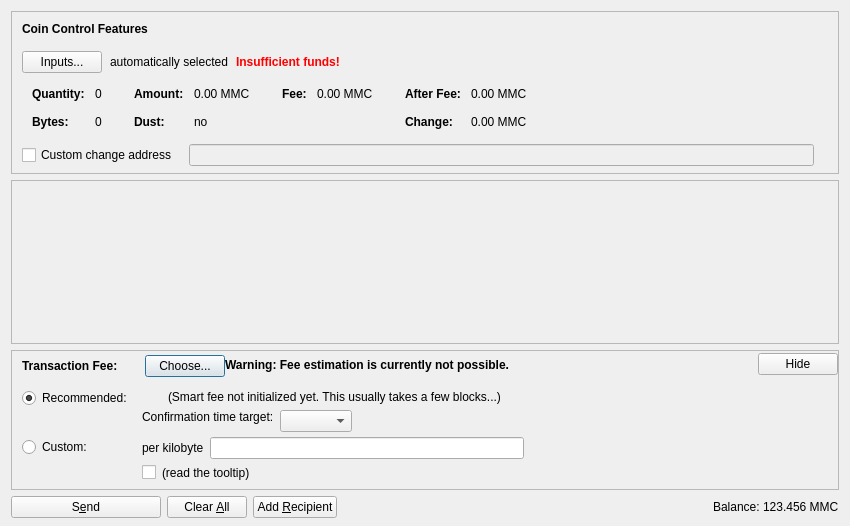
<?xml version="1.0" encoding="UTF-8"?>
<ui version="4.0">
 <class>SendCoinsDialog</class>
 <widget class="QDialog" name="SendCoinsDialog">
  <property name="geometry">
   <rect>
    <x>0</x>
    <y>0</y>
    <width>850</width>
    <height>526</height>
   </rect>
  </property>
  <property name="windowTitle">
   <string>Send Coins</string>
  </property>
  <layout class="QVBoxLayout" name="verticalLayout" stretch="0,1,0,0">
   <property name="bottomMargin">
    <number>8</number>
   </property>
   <item>
    <widget class="QFrame" name="frameCoinControl">
     <property name="sizePolicy">
      <sizepolicy hsizetype="Expanding" vsizetype="Expanding">
       <horstretch>0</horstretch>
       <verstretch>0</verstretch>
      </sizepolicy>
     </property>
     <property name="maximumSize">
      <size>
       <width>16777215</width>
       <height>16777215</height>
      </size>
     </property>
     <property name="frameShape">
      <enum>QFrame::StyledPanel</enum>
     </property>
     <property name="frameShadow">
      <enum>QFrame::Sunken</enum>
     </property>
     <layout class="QVBoxLayout" name="verticalLayoutCoinControl2">
      <property name="spacing">
       <number>0</number>
      </property>
      <property name="leftMargin">
       <number>0</number>
      </property>
      <property name="topMargin">
       <number>0</number>
      </property>
      <property name="rightMargin">
       <number>0</number>
      </property>
      <property name="bottomMargin">
       <number>6</number>
      </property>
      <item>
       <layout class="QVBoxLayout" name="verticalLayoutCoinControl" stretch="0,0,0,0,1">
        <property name="spacing">
         <number>0</number>
        </property>
        <property name="leftMargin">
         <number>10</number>
        </property>
        <property name="topMargin">
         <number>10</number>
        </property>
        <item>
         <layout class="QHBoxLayout" name="horizontalLayoutCoinControl1">
          <property name="bottomMargin">
           <number>15</number>
          </property>
          <item>
           <widget class="QLabel" name="labelCoinControlFeatures">
            <property name="sizePolicy">
             <sizepolicy hsizetype="Preferred" vsizetype="Maximum">
              <horstretch>0</horstretch>
              <verstretch>0</verstretch>
             </sizepolicy>
            </property>
            <property name="font">
             <font>
              <weight>75</weight>
              <bold>true</bold>
             </font>
            </property>
            <property name="styleSheet">
             <string notr="true">font-weight:bold;</string>
            </property>
            <property name="text">
             <string>Coin Control Features</string>
            </property>
           </widget>
          </item>
         </layout>
        </item>
        <item>
         <layout class="QHBoxLayout" name="horizontalLayoutCoinControl2" stretch="0,0,0,0">
          <property name="spacing">
           <number>8</number>
          </property>
          <property name="bottomMargin">
           <number>10</number>
          </property>
          <item>
           <widget class="QPushButton" name="pushButtonCoinControl">
            <property name="styleSheet">
             <string notr="true"/>
            </property>
            <property name="text">
             <string>Inputs...</string>
            </property>
            <property name="autoDefault">
             <bool>false</bool>
            </property>
           </widget>
          </item>
          <item>
           <widget class="QLabel" name="labelCoinControlAutomaticallySelected">
            <property name="text">
             <string>automatically selected</string>
            </property>
            <property name="margin">
             <number>5</number>
            </property>
           </widget>
          </item>
          <item>
           <widget class="QLabel" name="labelCoinControlInsuffFunds">
            <property name="font">
             <font>
              <weight>75</weight>
              <bold>true</bold>
             </font>
            </property>
            <property name="styleSheet">
             <string notr="true">color:red;font-weight:bold;</string>
            </property>
            <property name="text">
             <string>Insufficient funds!</string>
            </property>
            <property name="margin">
             <number>5</number>
            </property>
           </widget>
          </item>
          <item>
           <spacer name="horizontalSpacerCoinControl">
            <property name="orientation">
             <enum>Qt::Horizontal</enum>
            </property>
            <property name="sizeHint" stdset="0">
             <size>
              <width>40</width>
              <height>1</height>
             </size>
            </property>
           </spacer>
          </item>
         </layout>
        </item>
        <item>
         <widget class="QWidget" name="widgetCoinControl" native="true">
          <property name="sizePolicy">
           <sizepolicy hsizetype="Preferred" vsizetype="Preferred">
            <horstretch>0</horstretch>
            <verstretch>0</verstretch>
           </sizepolicy>
          </property>
          <property name="minimumSize">
           <size>
            <width>0</width>
            <height>0</height>
           </size>
          </property>
          <property name="styleSheet">
           <string notr="true"/>
          </property>
          <layout class="QHBoxLayout" name="horizontalLayoutCoinControl5">
           <property name="leftMargin">
            <number>0</number>
           </property>
           <property name="topMargin">
            <number>0</number>
           </property>
           <property name="rightMargin">
            <number>0</number>
           </property>
           <property name="bottomMargin">
            <number>0</number>
           </property>
           <item>
            <layout class="QHBoxLayout" name="horizontalLayoutCoinControl3" stretch="0,0,0,1">
             <property name="spacing">
              <number>20</number>
             </property>
             <property name="topMargin">
              <number>0</number>
             </property>
             <property name="bottomMargin">
              <number>10</number>
             </property>
             <item>
              <layout class="QFormLayout" name="formLayoutCoinControl1">
               <property name="horizontalSpacing">
                <number>10</number>
               </property>
               <property name="verticalSpacing">
                <number>14</number>
               </property>
               <property name="leftMargin">
                <number>10</number>
               </property>
               <property name="topMargin">
                <number>4</number>
               </property>
               <property name="rightMargin">
                <number>6</number>
               </property>
               <item row="0" column="0">
                <widget class="QLabel" name="labelCoinControlQuantityText">
                 <property name="font">
                  <font>
                   <weight>75</weight>
                   <bold>true</bold>
                  </font>
                 </property>
                 <property name="text">
                  <string>Quantity:</string>
                 </property>
                 <property name="margin">
                  <number>0</number>
                 </property>
                </widget>
               </item>
               <item row="0" column="1">
                <widget class="QLabel" name="labelCoinControlQuantity">
                 <property name="cursor">
                  <cursorShape>IBeamCursor</cursorShape>
                 </property>
                 <property name="contextMenuPolicy">
                  <enum>Qt::ActionsContextMenu</enum>
                 </property>
                 <property name="text">
                  <string notr="true">0</string>
                 </property>
                 <property name="margin">
                  <number>0</number>
                 </property>
                 <property name="textInteractionFlags">
                  <set>Qt::LinksAccessibleByMouse|Qt::TextSelectableByKeyboard|Qt::TextSelectableByMouse</set>
                 </property>
                </widget>
               </item>
               <item row="1" column="0">
                <widget class="QLabel" name="labelCoinControlBytesText">
                 <property name="font">
                  <font>
                   <weight>75</weight>
                   <bold>true</bold>
                  </font>
                 </property>
                 <property name="text">
                  <string>Bytes:</string>
                 </property>
                </widget>
               </item>
               <item row="1" column="1">
                <widget class="QLabel" name="labelCoinControlBytes">
                 <property name="cursor">
                  <cursorShape>IBeamCursor</cursorShape>
                 </property>
                 <property name="contextMenuPolicy">
                  <enum>Qt::ActionsContextMenu</enum>
                 </property>
                 <property name="text">
                  <string notr="true">0</string>
                 </property>
                 <property name="textInteractionFlags">
                  <set>Qt::LinksAccessibleByMouse|Qt::TextSelectableByKeyboard|Qt::TextSelectableByMouse</set>
                 </property>
                </widget>
               </item>
              </layout>
             </item>
             <item>
              <layout class="QFormLayout" name="formLayoutCoinControl2">
               <property name="horizontalSpacing">
                <number>10</number>
               </property>
               <property name="verticalSpacing">
                <number>14</number>
               </property>
               <property name="leftMargin">
                <number>6</number>
               </property>
               <property name="topMargin">
                <number>4</number>
               </property>
               <property name="rightMargin">
                <number>6</number>
               </property>
               <item row="0" column="0">
                <widget class="QLabel" name="labelCoinControlAmountText">
                 <property name="font">
                  <font>
                   <weight>75</weight>
                   <bold>true</bold>
                  </font>
                 </property>
                 <property name="text">
                  <string>Amount:</string>
                 </property>
                 <property name="margin">
                  <number>0</number>
                 </property>
                </widget>
               </item>
               <item row="0" column="1">
                <widget class="QLabel" name="labelCoinControlAmount">
                 <property name="cursor">
                  <cursorShape>IBeamCursor</cursorShape>
                 </property>
                 <property name="contextMenuPolicy">
                  <enum>Qt::ActionsContextMenu</enum>
                 </property>
                 <property name="text">
                  <string notr="true">0.00 MMC</string>
                 </property>
                 <property name="textInteractionFlags">
                  <set>Qt::LinksAccessibleByMouse|Qt::TextSelectableByKeyboard|Qt::TextSelectableByMouse</set>
                 </property>
                </widget>
               </item>
               <item row="1" column="0">
                <widget class="QLabel" name="labelCoinControlLowOutputText">
                 <property name="font">
                  <font>
                   <weight>75</weight>
                   <bold>true</bold>
                  </font>
                 </property>
                 <property name="text">
                  <string>Dust:</string>
                 </property>
                </widget>
               </item>
               <item row="1" column="1">
                <widget class="QLabel" name="labelCoinControlLowOutput">
                 <property name="cursor">
                  <cursorShape>IBeamCursor</cursorShape>
                 </property>
                 <property name="contextMenuPolicy">
                  <enum>Qt::ActionsContextMenu</enum>
                 </property>
                 <property name="text">
                  <string notr="true">no</string>
                 </property>
                 <property name="textInteractionFlags">
                  <set>Qt::LinksAccessibleByMouse|Qt::TextSelectableByKeyboard|Qt::TextSelectableByMouse</set>
                 </property>
                </widget>
               </item>
              </layout>
             </item>
             <item>
              <layout class="QFormLayout" name="formLayoutCoinControl3">
               <property name="horizontalSpacing">
                <number>10</number>
               </property>
               <property name="verticalSpacing">
                <number>14</number>
               </property>
               <property name="leftMargin">
                <number>6</number>
               </property>
               <property name="topMargin">
                <number>4</number>
               </property>
               <property name="rightMargin">
                <number>6</number>
               </property>
               <item row="0" column="0">
                <widget class="QLabel" name="labelCoinControlFeeText">
                 <property name="font">
                  <font>
                   <weight>75</weight>
                   <bold>true</bold>
                  </font>
                 </property>
                 <property name="text">
                  <string>Fee:</string>
                 </property>
                 <property name="margin">
                  <number>0</number>
                 </property>
                </widget>
               </item>
               <item row="0" column="1">
                <widget class="QLabel" name="labelCoinControlFee">
                 <property name="cursor">
                  <cursorShape>IBeamCursor</cursorShape>
                 </property>
                 <property name="contextMenuPolicy">
                  <enum>Qt::ActionsContextMenu</enum>
                 </property>
                 <property name="text">
                  <string notr="true">0.00 MMC</string>
                 </property>
                 <property name="textInteractionFlags">
                  <set>Qt::LinksAccessibleByMouse|Qt::TextSelectableByKeyboard|Qt::TextSelectableByMouse</set>
                 </property>
                </widget>
               </item>
              </layout>
             </item>
             <item>
              <layout class="QFormLayout" name="formLayoutCoinControl4">
               <property name="horizontalSpacing">
                <number>10</number>
               </property>
               <property name="verticalSpacing">
                <number>14</number>
               </property>
               <property name="leftMargin">
                <number>6</number>
               </property>
               <property name="topMargin">
                <number>4</number>
               </property>
               <property name="rightMargin">
                <number>6</number>
               </property>
               <item row="0" column="0">
                <widget class="QLabel" name="labelCoinControlAfterFeeText">
                 <property name="font">
                  <font>
                   <weight>75</weight>
                   <bold>true</bold>
                  </font>
                 </property>
                 <property name="text">
                  <string>After Fee:</string>
                 </property>
                 <property name="margin">
                  <number>0</number>
                 </property>
                </widget>
               </item>
               <item row="0" column="1">
                <widget class="QLabel" name="labelCoinControlAfterFee">
                 <property name="cursor">
                  <cursorShape>IBeamCursor</cursorShape>
                 </property>
                 <property name="contextMenuPolicy">
                  <enum>Qt::ActionsContextMenu</enum>
                 </property>
                 <property name="text">
                  <string notr="true">0.00 MMC</string>
                 </property>
                 <property name="textInteractionFlags">
                  <set>Qt::LinksAccessibleByMouse|Qt::TextSelectableByKeyboard|Qt::TextSelectableByMouse</set>
                 </property>
                </widget>
               </item>
               <item row="1" column="0">
                <widget class="QLabel" name="labelCoinControlChangeText">
                 <property name="font">
                  <font>
                   <weight>75</weight>
                   <bold>true</bold>
                  </font>
                 </property>
                 <property name="text">
                  <string>Change:</string>
                 </property>
                </widget>
               </item>
               <item row="1" column="1">
                <widget class="QLabel" name="labelCoinControlChange">
                 <property name="cursor">
                  <cursorShape>IBeamCursor</cursorShape>
                 </property>
                 <property name="contextMenuPolicy">
                  <enum>Qt::ActionsContextMenu</enum>
                 </property>
                 <property name="text">
                  <string notr="true">0.00 MMC</string>
                 </property>
                 <property name="textInteractionFlags">
                  <set>Qt::LinksAccessibleByMouse|Qt::TextSelectableByKeyboard|Qt::TextSelectableByMouse</set>
                 </property>
                </widget>
               </item>
              </layout>
             </item>
            </layout>
           </item>
          </layout>
         </widget>
        </item>
        <item>
         <layout class="QHBoxLayout" name="horizontalLayoutCoinControl4" stretch="0,0,0">
          <property name="spacing">
           <number>12</number>
          </property>
          <property name="sizeConstraint">
           <enum>QLayout::SetDefaultConstraint</enum>
          </property>
          <property name="topMargin">
           <number>5</number>
          </property>
          <property name="rightMargin">
           <number>5</number>
          </property>
          <item>
           <widget class="QCheckBox" name="checkBoxCoinControlChange">
            <property name="toolTip">
             <string>If this is activated, but the change address is empty or invalid, change will be sent to a newly generated address.</string>
            </property>
            <property name="text">
             <string>Custom change address</string>
            </property>
           </widget>
          </item>
          <item>
           <widget class="QValidatedLineEdit" name="lineEditCoinControlChange">
            <property name="enabled">
             <bool>false</bool>
            </property>
            <property name="sizePolicy">
             <sizepolicy hsizetype="Expanding" vsizetype="Fixed">
              <horstretch>0</horstretch>
              <verstretch>0</verstretch>
             </sizepolicy>
            </property>
           </widget>
          </item>
          <item>
           <widget class="QLabel" name="labelCoinControlChangeLabel">
            <property name="sizePolicy">
             <sizepolicy hsizetype="Preferred" vsizetype="Expanding">
              <horstretch>0</horstretch>
              <verstretch>0</verstretch>
             </sizepolicy>
            </property>
            <property name="minimumSize">
             <size>
              <width>0</width>
              <height>0</height>
             </size>
            </property>
            <property name="text">
             <string/>
            </property>
            <property name="margin">
             <number>3</number>
            </property>
           </widget>
          </item>
         </layout>
        </item>
        <item>
         <spacer name="verticalSpacerCoinControl">
          <property name="orientation">
           <enum>Qt::Vertical</enum>
          </property>
          <property name="sizeHint" stdset="0">
           <size>
            <width>800</width>
            <height>1</height>
           </size>
          </property>
         </spacer>
        </item>
       </layout>
      </item>
     </layout>
    </widget>
   </item>
   <item>
    <widget class="QScrollArea" name="scrollArea">
     <property name="widgetResizable">
      <bool>true</bool>
     </property>
     <widget class="QWidget" name="scrollAreaWidgetContents">
      <property name="geometry">
       <rect>
        <x>0</x>
        <y>0</y>
        <width>830</width>
        <height>104</height>
       </rect>
      </property>
      <layout class="QVBoxLayout" name="verticalLayout_2" stretch="0,1">
       <property name="leftMargin">
        <number>0</number>
       </property>
       <property name="topMargin">
        <number>0</number>
       </property>
       <property name="rightMargin">
        <number>0</number>
       </property>
       <property name="bottomMargin">
        <number>0</number>
       </property>
       <item>
        <layout class="QVBoxLayout" name="entries">
         <property name="spacing">
          <number>6</number>
         </property>
        </layout>
       </item>
       <item>
        <spacer name="verticalSpacer">
         <property name="orientation">
          <enum>Qt::Vertical</enum>
         </property>
         <property name="sizeHint" stdset="0">
          <size>
           <width>20</width>
           <height>40</height>
          </size>
         </property>
        </spacer>
       </item>
      </layout>
     </widget>
    </widget>
   </item>
   <item>
    <widget class="QFrame" name="frameFee">
     <property name="sizePolicy">
      <sizepolicy hsizetype="Expanding" vsizetype="Expanding">
       <horstretch>0</horstretch>
       <verstretch>0</verstretch>
      </sizepolicy>
     </property>
     <property name="maximumSize">
      <size>
       <width>16777215</width>
       <height>16777215</height>
      </size>
     </property>
     <property name="frameShape">
      <enum>QFrame::StyledPanel</enum>
     </property>
     <property name="frameShadow">
      <enum>QFrame::Sunken</enum>
     </property>
     <layout class="QVBoxLayout" name="verticalLayoutFee1">
      <property name="spacing">
       <number>0</number>
      </property>
      <property name="leftMargin">
       <number>0</number>
      </property>
      <property name="topMargin">
       <number>0</number>
      </property>
      <property name="rightMargin">
       <number>0</number>
      </property>
      <property name="bottomMargin">
       <number>0</number>
      </property>
      <item>
       <layout class="QVBoxLayout" name="verticalLayoutFee2" stretch="0,0,0">
        <property name="spacing">
         <number>0</number>
        </property>
        <property name="leftMargin">
         <number>10</number>
        </property>
        <property name="topMargin">
         <number>0</number>
        </property>
        <item>
         <layout class="QHBoxLayout" name="horizontalLayoutFee1">
          <property name="bottomMargin">
           <number>0</number>
          </property>
          <item>
           <layout class="QVBoxLayout" name="verticalLayoutFee7">
            <property name="spacing">
             <number>0</number>
            </property>
            <item>
             <spacer name="verticalSpacerSmartFee">
              <property name="orientation">
               <enum>Qt::Vertical</enum>
              </property>
              <property name="sizeType">
               <enum>QSizePolicy::Fixed</enum>
              </property>
              <property name="sizeHint" stdset="0">
               <size>
                <width>1</width>
                <height>4</height>
               </size>
              </property>
             </spacer>
            </item>
            <item>
             <layout class="QHBoxLayout" name="horizontalLayoutSmartFee">
              <property name="spacing">
               <number>10</number>
              </property>
              <item>
               <widget class="QLabel" name="labelFeeHeadline">
                <property name="sizePolicy">
                 <sizepolicy hsizetype="Preferred" vsizetype="Maximum">
                  <horstretch>0</horstretch>
                  <verstretch>0</verstretch>
                 </sizepolicy>
                </property>
                <property name="font">
                 <font>
                  <weight>75</weight>
                  <bold>true</bold>
                 </font>
                </property>
                <property name="styleSheet">
                 <string notr="true">font-weight:bold;</string>
                </property>
                <property name="text">
                 <string>Transaction Fee:</string>
                </property>
               </widget>
              </item>
              <item>
               <widget class="QLabel" name="labelFeeMinimized">
                <property name="text">
                 <string/>
                </property>
               </widget>
              </item>
              <item>
               <widget class="QPushButton" name="buttonChooseFee">
                <property name="text">
                 <string>Choose...</string>
                </property>
               </widget>
              </item>
             </layout>
            </item>
            <item>
             <spacer name="verticalSpacer_5">
              <property name="orientation">
               <enum>Qt::Vertical</enum>
              </property>
              <property name="sizeHint" stdset="0">
               <size>
                <width>1</width>
                <height>1</height>
               </size>
              </property>
             </spacer>
            </item>
           </layout>
          </item>
          <item>
           <widget class="QLabel" name="fallbackFeeWarningLabel">
            <property name="toolTip">
             <string>Using the fallbackfee can result in sending a transaction that will take several hours or days (or never) to confirm. Consider choosing your fee manually or wait until you have validated the complete chain.</string>
            </property>
            <property name="font">
            <font>
                <weight>75</weight>
                <bold>true</bold>
            </font>
            </property>
            <property name="text">
             <string>Warning: Fee estimation is currently not possible.</string>
            </property>
            <property name="wordWrap">
             <bool>false</bool>
            </property>
           </widget>
          </item>
          <item>
           <spacer name="horizontalSpacer_4">
            <property name="orientation">
             <enum>Qt::Horizontal</enum>
            </property>
            <property name="sizeType">
             <enum>QSizePolicy::MinimumExpanding</enum>
            </property>
            <property name="sizeHint" stdset="0">
             <size>
              <width>40</width>
              <height>20</height>
             </size>
            </property>
           </spacer>
          </item>
          <item>
           <widget class="QPushButton" name="buttonMinimizeFee">
            <property name="toolTip">
             <string>collapse fee-settings</string>
            </property>
            <property name="text">
             <string>Hide</string>
            </property>
           </widget>
          </item>
         </layout>
        </item>
        <item>
         <widget class="QFrame" name="frameFeeSelection">
          <layout class="QVBoxLayout" name="verticalLayoutFee12">
           <property name="spacing">
            <number>0</number>
           </property>
           <property name="leftMargin">
            <number>0</number>
           </property>
           <property name="topMargin">
            <number>0</number>
           </property>
           <property name="rightMargin">
            <number>0</number>
           </property>
           <property name="bottomMargin">
            <number>0</number>
           </property>
           <item>
            <layout class="QGridLayout" name="gridLayoutFee">
             <property name="topMargin">
              <number>10</number>
             </property>
             <property name="bottomMargin">
              <number>4</number>
             </property>
             <property name="horizontalSpacing">
              <number>10</number>
             </property>
             <property name="verticalSpacing">
              <number>4</number>
             </property>
             <item row="1" column="1">
              <layout class="QVBoxLayout" name="verticalLayoutFee8">
               <property name="spacing">
                <number>6</number>
               </property>
               <item>
                <layout class="QHBoxLayout" name="horizontalLayoutFee13">
                 <item>
                  <widget class="QLabel" name="labelCustomPerKilobyte">
                   <property name="toolTip">
                    <string>Specify a custom fee per kB (1,000 bytes) of the transaction's virtual size.

Note:  Since the fee is calculated on a per-byte basis, a fee of "100 satoshis per kB" for a transaction size of 500 bytes (half of 1 kB) would ultimately yield a fee of only 50 satoshis.</string>
                   </property>
                   <property name="text">
                    <string>per kilobyte</string>
                   </property>
                  </widget>
                 </item>
                 <item>
                  <widget class="BitcoinAmountField" name="customFee"/>
                 </item>
                 <item>
                  <spacer name="horizontalSpacer_6">
                   <property name="orientation">
                    <enum>Qt::Horizontal</enum>
                   </property>
                   <property name="sizeHint" stdset="0">
                    <size>
                     <width>1</width>
                     <height>1</height>
                    </size>
                   </property>
                  </spacer>
                 </item>
                </layout>
               </item>
               <item>
                <layout class="QHBoxLayout" name="horizontalLayoutFee8">
                 <item>
                  <widget class="QCheckBox" name="checkBoxMinimumFee">
                   <property name="toolTip">
                    <string>Paying only the minimum fee is just fine as long as there is less transaction volume than space in the blocks. But be aware that this can end up in a never confirming transaction once there is more demand for memecoin transactions than the network can process.</string>
                   </property>
                   <property name="text">
                    <string/>
                   </property>
                  </widget>
                 </item>
                 <item>
                  <widget class="QLabel" name="labelMinFeeWarning">
                   <property name="enabled">
                    <bool>true</bool>
                   </property>
                   <property name="toolTip">
                    <string>Paying only the minimum fee is just fine as long as there is less transaction volume than space in the blocks. But be aware that this can end up in a never confirming transaction once there is more demand for memecoin transactions than the network can process.</string>
                   </property>
                   <property name="text">
                    <string>(read the tooltip)</string>
                   </property>
                   <property name="margin">
                    <number>5</number>
                   </property>
                  </widget>
                 </item>
                 <item>
                  <spacer name="horizontalSpacer_2">
                   <property name="orientation">
                    <enum>Qt::Horizontal</enum>
                   </property>
                   <property name="sizeHint" stdset="0">
                    <size>
                     <width>1</width>
                     <height>1</height>
                    </size>
                   </property>
                  </spacer>
                 </item>
                </layout>
               </item>
              </layout>
             </item>
             <item row="0" column="0">
              <layout class="QVBoxLayout" name="verticalLayoutFee4" stretch="0,1">
               <item>
                <widget class="QRadioButton" name="radioSmartFee">
                 <property name="text">
                  <string>Recommended:</string>
                 </property>
                 <property name="checked">
                  <bool>true</bool>
                 </property>
                 <attribute name="buttonGroup">
                  <string notr="true">groupFee</string>
                 </attribute>
                </widget>
               </item>
               <item>
                <spacer name="verticalSpacer_2">
                 <property name="orientation">
                  <enum>Qt::Vertical</enum>
                 </property>
                 <property name="sizeHint" stdset="0">
                  <size>
                   <width>1</width>
                   <height>1</height>
                  </size>
                 </property>
                </spacer>
               </item>
              </layout>
             </item>
             <item row="1" column="0">
              <layout class="QVBoxLayout" name="verticalLayoutFee9" stretch="0,1">
               <item>
                <widget class="QRadioButton" name="radioCustomFee">
                 <property name="text">
                  <string>Custom:</string>
                 </property>
                 <attribute name="buttonGroup">
                  <string notr="true">groupFee</string>
                 </attribute>
                </widget>
               </item>
               <item>
                <spacer name="verticalSpacer_6">
                 <property name="orientation">
                  <enum>Qt::Vertical</enum>
                 </property>
                 <property name="sizeHint" stdset="0">
                  <size>
                   <width>1</width>
                   <height>1</height>
                  </size>
                 </property>
                </spacer>
               </item>
              </layout>
             </item>
             <item row="0" column="1">
              <layout class="QVBoxLayout" name="verticalLayoutFee3" stretch="0,0,1">
               <property name="spacing">
                <number>6</number>
               </property>
               <property name="topMargin">
                <number>2</number>
               </property>
               <item>
                <layout class="QHBoxLayout" name="horizontalLayoutFee12">
                 <item>
                  <widget class="QLabel" name="labelSmartFee">
                   <property name="text">
                    <string/>
                   </property>
                   <property name="margin">
                    <number>2</number>
                   </property>
                  </widget>
                 </item>
                 <item>
                  <widget class="QLabel" name="labelFeeEstimation">
                   <property name="text">
                    <string/>
                   </property>
                  </widget>
                 </item>
                 <item>
                  <widget class="QLabel" name="labelSmartFee2">
                   <property name="text">
                    <string>(Smart fee not initialized yet. This usually takes a few blocks...)</string>
                   </property>
                   <property name="margin">
                    <number>2</number>
                   </property>
                  </widget>
                 </item>
                 <item>
                  <spacer name="horizontalSpacer_5">
                   <property name="orientation">
                    <enum>Qt::Horizontal</enum>
                   </property>
                   <property name="sizeHint" stdset="0">
                    <size>
                     <width>1</width>
                     <height>1</height>
                    </size>
                   </property>
                  </spacer>
                 </item>
                </layout>
               </item>
               <item>
                <layout class="QHBoxLayout" name="horizontalLayoutFee9">
                 <item>
                  <layout class="QVBoxLayout" name="verticalLayoutFee6">
                   <item>
                    <widget class="QLabel" name="labelSmartFee3">
                     <property name="text">
                      <string>Confirmation time target:</string>
                     </property>
                     <property name="margin">
                      <number>2</number>
                     </property>
                    </widget>
                   </item>
                   <item>
                    <spacer name="verticalSpacer_3">
                     <property name="orientation">
                      <enum>Qt::Vertical</enum>
                     </property>
                     <property name="sizeHint" stdset="0">
                      <size>
                       <width>1</width>
                       <height>1</height>
                      </size>
                     </property>
                    </spacer>
                   </item>
                  </layout>
                 </item>
                 <item>
                  <layout class="QVBoxLayout" name="verticalLayoutFee5">
                   <property name="rightMargin">
                    <number>30</number>
                   </property>
                   <item>
                    <layout class="QHBoxLayout" name="horizontalLayoutConfTarget">
                     <property name="bottomMargin">
                      <number>0</number>
                     </property>
                     <item>
                      <widget class="QComboBox" name="confTargetSelector"/>
                     </item>
                     <item>
                      <spacer name="horizontalSpacerConfTarget">
                       <property name="orientation">
                        <enum>Qt::Horizontal</enum>
                       </property>
                       <property name="sizeHint" stdset="0">
                        <size>
                         <width>40</width>
                         <height>20</height>
                        </size>
                       </property>
                      </spacer>
                     </item>
                    </layout>
                   </item>
                  </layout>
                 </item>
                </layout>
               </item>
               <item>
                <spacer name="verticalSpacer_4">
                 <property name="orientation">
                  <enum>Qt::Vertical</enum>
                 </property>
                 <property name="sizeHint" stdset="0">
                  <size>
                   <width>1</width>
                   <height>1</height>
                  </size>
                 </property>
                </spacer>
               </item>
              </layout>
             </item>
            </layout>
           </item>
          </layout>
         </widget>
        </item>
        <item>
         <spacer name="verticalSpacerFee">
          <property name="orientation">
           <enum>Qt::Vertical</enum>
          </property>
          <property name="sizeHint" stdset="0">
           <size>
            <width>40</width>
            <height>5</height>
           </size>
          </property>
         </spacer>
        </item>
       </layout>
      </item>
     </layout>
    </widget>
   </item>
   <item>
    <layout class="QHBoxLayout" name="horizontalLayout">
     <item>
      <widget class="QPushButton" name="sendButton">
       <property name="minimumSize">
        <size>
         <width>150</width>
         <height>0</height>
        </size>
       </property>
       <property name="toolTip">
        <string>Confirm the send action</string>
       </property>
       <property name="text">
        <string>S&amp;end</string>
       </property>
       <property name="icon">
        <iconset resource="../bitcoin.qrc">
         <normaloff>:/icons/send</normaloff>:/icons/send</iconset>
       </property>
       <property name="autoDefault">
        <bool>false</bool>
       </property>
       <property name="default">
        <bool>false</bool>
       </property>
      </widget>
     </item>
     <item>
      <widget class="QPushButton" name="clearButton">
       <property name="sizePolicy">
        <sizepolicy hsizetype="Minimum" vsizetype="Fixed">
         <horstretch>0</horstretch>
         <verstretch>0</verstretch>
        </sizepolicy>
       </property>
       <property name="toolTip">
        <string>Clear all fields of the form.</string>
       </property>
       <property name="text">
        <string>Clear &amp;All</string>
       </property>
       <property name="icon">
        <iconset resource="../bitcoin.qrc">
         <normaloff>:/icons/remove</normaloff>:/icons/remove</iconset>
       </property>
       <property name="autoDefault">
        <bool>false</bool>
       </property>
      </widget>
     </item>
     <item>
      <widget class="QPushButton" name="addButton">
       <property name="toolTip">
        <string>Send to multiple recipients at once</string>
       </property>
       <property name="text">
        <string>Add &amp;Recipient</string>
       </property>
       <property name="icon">
        <iconset resource="../bitcoin.qrc">
         <normaloff>:/icons/add</normaloff>:/icons/add</iconset>
       </property>
       <property name="autoDefault">
        <bool>false</bool>
       </property>
      </widget>
     </item>
     <item>
      <spacer name="horizontalSpacer">
       <property name="orientation">
        <enum>Qt::Horizontal</enum>
       </property>
       <property name="sizeHint" stdset="0">
        <size>
         <width>40</width>
         <height>20</height>
        </size>
       </property>
      </spacer>
     </item>
     <item>
      <layout class="QHBoxLayout" name="horizontalLayout_2">
       <property name="spacing">
        <number>3</number>
       </property>
       <item>
        <widget class="QLabel" name="label">
         <property name="sizePolicy">
          <sizepolicy hsizetype="Preferred" vsizetype="Fixed">
           <horstretch>0</horstretch>
           <verstretch>0</verstretch>
          </sizepolicy>
         </property>
         <property name="text">
          <string>Balance:</string>
         </property>
        </widget>
       </item>
       <item>
        <widget class="QLabel" name="labelBalance">
         <property name="sizePolicy">
          <sizepolicy hsizetype="Preferred" vsizetype="Fixed">
           <horstretch>0</horstretch>
           <verstretch>0</verstretch>
          </sizepolicy>
         </property>
         <property name="cursor">
          <cursorShape>IBeamCursor</cursorShape>
         </property>
         <property name="text">
          <string notr="true">123.456 MMC</string>
         </property>
         <property name="textInteractionFlags">
          <set>Qt::LinksAccessibleByMouse|Qt::TextSelectableByKeyboard|Qt::TextSelectableByMouse</set>
         </property>
        </widget>
       </item>
      </layout>
     </item>
    </layout>
   </item>
  </layout>
 </widget>
 <customwidgets>
  <customwidget>
   <class>QValidatedLineEdit</class>
   <extends>QLineEdit</extends>
   <header>qt/qvalidatedlineedit.h</header>
  </customwidget>
  <customwidget>
   <class>BitcoinAmountField</class>
   <extends>QLineEdit</extends>
   <header>qt/bitcoinamountfield.h</header>
   <container>1</container>
  </customwidget>
 </customwidgets>
 <resources>
  <include location="../bitcoin.qrc"/>
 </resources>
 <connections/>
 <buttongroups>
  <buttongroup name="groupFee"/>
 </buttongroups>
</ui>
